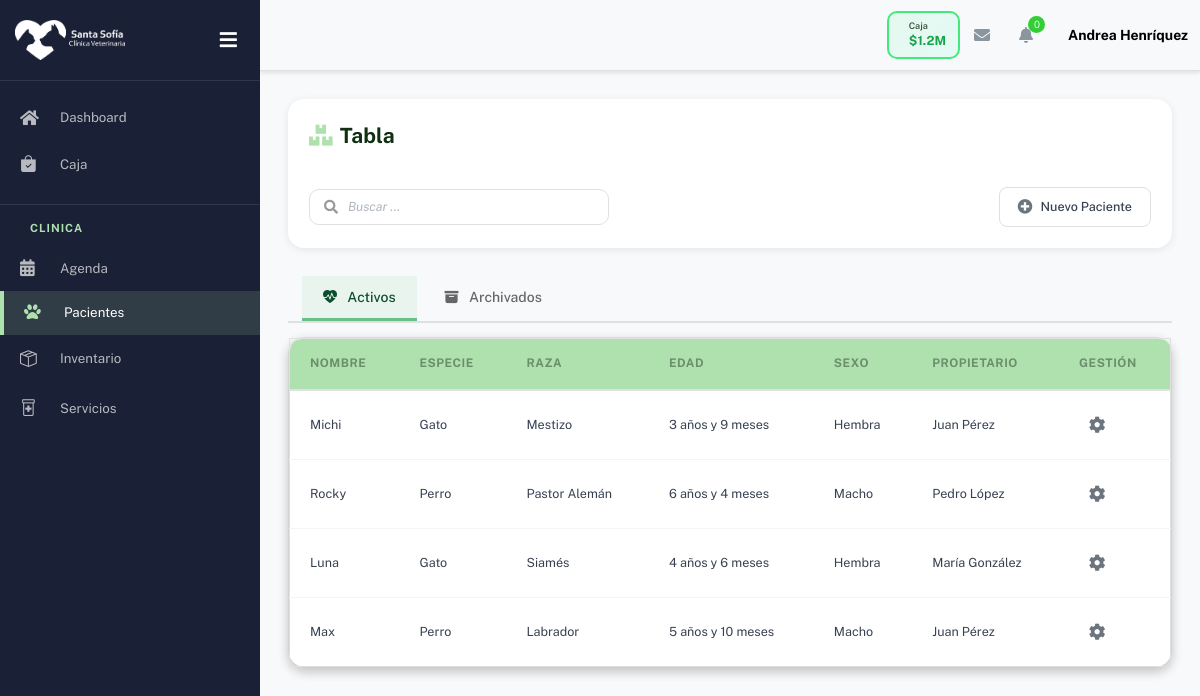
Page /pacientes/ (signed in) on the earlier database version.
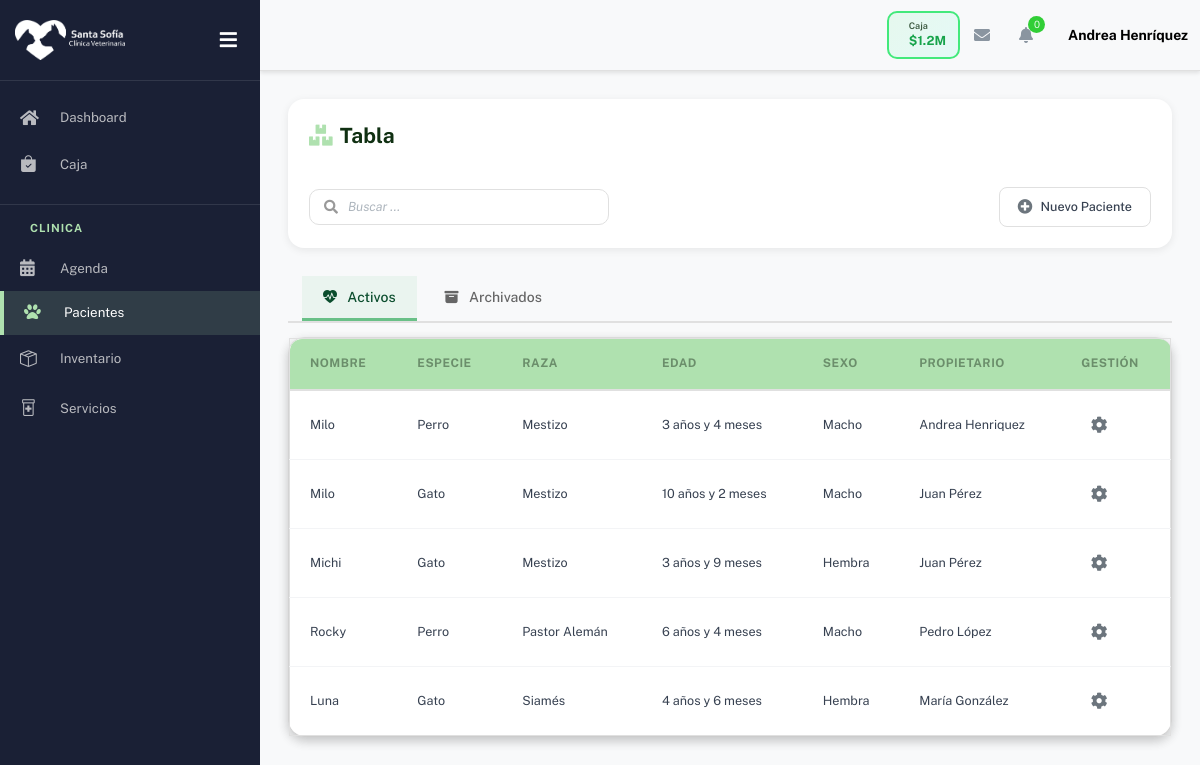
Same page on the later database version.
### cuentas/models.py (models this page shows, shortened)
class CustomUser(AbstractBaseUser, PermissionsMixin):
    ROLES = [
        ('administracion', 'Administración'),
        ('veterinario', 'Veterinario'),
        ('recepcion', 'Recepción'),
    ]
    rut = models.CharField(max_length=12, unique=True, verbose_name="RUT")
    username = models.CharField(max_length=20, unique=True, editable=False)
    nombre = models.CharField(max_length=50)
    apellido = models.CharField(max_length=50)
    correo = models.EmailField(unique=True)
    telefono = models.CharField(max_length=20, blank=True, null=True)
    direccion = models.CharField(max_length=255, blank=True, null=True)
    tipo_contrato = models.CharField(max_length=50, blank=True, null=True)
    rol = models.CharField(max_length=20, choices=ROLES, default='recepcion', verbose_name="Rol")
    is_staff = models.BooleanField(default=False)
    is_active = models.BooleanField(default=True)
    date_joined = models.DateTimeField(default=timezone.now)
    objects = CustomUserManager()
    USERNAME_FIELD = 'rut'
    REQUIRED_FIELDS = ['correo', 'nombre', 'apellido']
    def get_rol_display_custom(self):
        if self.is_staff and self.is_superuser:
            return 'Administración'
        return self.get_rol_display()

### pacientes/models.py (models this page shows, shortened)
class Paciente(models.Model):
    ESPECIE_CHOICES = [
        ('perro', 'Perro'),
        ('gato', 'Gato'),
        ('otro', 'Otro'),
    ]
    SEXO_CHOICES = [
        ('M', 'Macho'),
        ('H', 'Hembra'),
    ]
    nombre = models.CharField(max_length=100)
    especie = models.CharField(max_length=20, choices=ESPECIE_CHOICES)
    raza = models.CharField(max_length=100, blank=True, null=True)
    color = models.CharField(max_length=50, blank=True, null=True)
    sexo = models.CharField(max_length=1, choices=SEXO_CHOICES)
    fecha_nacimiento = models.DateField(blank=True, null=True)
    edad_anos = models.IntegerField(blank=True, null=True)
    edad_meses = models.IntegerField(blank=True, null=True)
    microchip = models.CharField(max_length=50, blank=True, null=True, unique=True)
    ultimo_peso = models.DecimalField(max_digits=6, decimal_places=2, blank=True, null=True)
    alergias = models.TextField(blank=True, null=True, help_text="Ej: alergia al pollo, penicilina")
    enfermedades_cronicas = models.TextField(blank=True, null=True, help_text="Ej: diabetes, artritis")
    medicamentos_actuales = models.TextField(blank=True, null=True, help_text="Medicamentos que está tomando actualmente")
    cirugia_previa = models.TextField(blank=True, null=True, help_text="Cirugías previas realizadas")
    propietario = models.ForeignKey(Propietario, on_delete=models.CASCADE, related_name='mascotas')
    activo = models.BooleanField(default=True)
    fecha_registro = models.DateTimeField(auto_now_add=True)
    class Meta:
        verbose_name = 'Paciente'
        verbose_name_plural = 'Pacientes'
        ordering = ['-fecha_registro']
    @property
    def edad_formateada(self):
        if self.fecha_nacimiento:
            hoy = date.today()
            delta = relativedelta(hoy, self.fecha_nacimiento)
            if delta.years > 0 and delta.months > 0:
                return f"{delta.years} año{'s' if delta.years != 1 else ''} y {delta.months} mes{'es' if delta.months != 1 else ''}"
            elif delta.years > 0:
                return f"{delta.years} año{'s' if delta.years != 1 else ''}"
            elif delta.months > 0:
                return f"{delta.months} mes{'es' if delta.months != 1 else ''}"
            else:
                return f"{delta.days} día{'s' if delta.days != 1 else ''}"
        elif self.edad_anos is not None:
            texto = f"{self.edad_anos} año{'s' if self.edad_anos != 1 else ''}"
            if self.edad_meses:
                texto += f" y {self.edad_meses} mes{'es' if self.edad_meses != 1 else ''}"
            return f"~{texto} (estimado)"
        return "No especificada"

class Propietario(models.Model):
    nombre = models.CharField(max_length=100)
    apellido = models.CharField(max_length=100)
    telefono = models.CharField(max_length=20, blank=True, null=True)
    email = models.EmailField(blank=True, null=True)
    direccion = models.TextField(blank=True, null=True)
    fecha_registro = models.DateTimeField(auto_now_add=True)
    class Meta:
        verbose_name = 'Propietario'
        verbose_name_plural = 'Propietarios'
        ordering = ['apellido', 'nombre']
    @property
    def nombre_completo(self):
        return f"{self.nombre} {self.apellido}"

### pacientes/views.py (the view)
# urls.py: path('', views.pacientes_view, name='pacientes'),
@login_required
def pacientes_view(request):
    estado = request.GET.get('estado', 'activos')
    if estado == 'archivados':
        pacientes = Paciente.objects.select_related('propietario').filter(activo=False).order_by('-fecha_registro')
    else:
        pacientes = Paciente.objects.select_related('propietario').filter(activo=True).order_by('-fecha_registro')
    context = {
        'pacientes': pacientes,
        'estado_actual': estado
    }
    return render(request, 'pacientes/pacientes.html', context)

### pacientes/templates/pacientes/pacientes.html (shortened to what this page needs)
{% extends "partials/base_table.html" %}
{% load static %}
{% block styles %}
<link rel="stylesheet" href="{% static 'css/base/tables_base.css' %}?v=4" type="text/css" media="all">
{% endblock %}
{% block table_buttons %}
<button type="button" onclick="abrirModalNuevoPaciente()">
    <i class="fas fa-plus-circle"></i> Nuevo Paciente
</button>
{% endblock %}
{% block table_tabs %}
<div class="tabs-estado" style="margin: 1rem 0; padding: 0 1rem;">
    <button type="button" class="tab-estado {% if estado_actual != 'archivados' %}active{% endif %}"
            onclick="cambiarEstadoPacientes('activos')">
        <i class="bi bi-heart-pulse-fill"></i> Activos
    </button>
    <button type="button" class="tab-estado {% if estado_actual == 'archivados' %}active{% endif %}"
            onclick="cambiarEstadoPacientes('archivados')">
        <i class="bi bi-archive-fill"></i> Archivados
    </button>
</div>
{% endblock %}
{% block table_columns %}
<th>Nombre</th>
<th>Especie</th>
<th>Raza</th>
<th>Edad</th>
<th>Sexo</th>
<th>Propietario</th>
<th>Gestión</th>
{% endblock %}
{% block table_rows %}
{% for paciente in pacientes %}
<tr data-especie="{{ paciente.especie|lower }}" data-sexo="{{ paciente.sexo|lower }}">
    <td>{{ paciente.nombre }}</td>
    <td>{{ paciente.get_especie_display|default:paciente.especie|capfirst }}</td>
    <td>{{ paciente.raza|default:"-" }}</td>
    <td>{{ paciente.edad_formateada }}</td>
    <td>{{ paciente.get_sexo_display|default:paciente.sexo|capfirst }}</td>
    <td>{{ paciente.propietario.nombre_completo|default:"-" }}</td>
    <td>
        <div class="manage-wheel">
            <button type="button" onclick="toggleWheel(this)">
                <i class="fas fa-cog"></i>
            </button>
        </div>
    </td>
</tr>
{% endfor %}
{% endblock %}

### templates/partials/base_table.html (shortened to what this page needs)
{% extends "partials/base.html" %}
{% load static %}
{% block content %}
<div class="table-page-content">
    <div class="container-fluid">
        <div class="table-header">
            <h4>
                {% block table_title %}
                <i class="fas fa-boxes"></i> Tabla
                {% endblock %}
            </h4>
            <div class="table-header-controls">
                <div class="search-bar">
                    <i class="fas fa-search text-muted"></i>
                    <input type="text" id="searchInput" placeholder="Buscar ...">
                </div>
            </div>
            <div class="table-actions">
                <div class="table-action-buttons">
                    {% block table_buttons %}{% endblock %}
                </div>
            </div>
        </div>
        {% block table_tabs %}
        {% endblock %}
        <div class="vet-table">
            <table id="vet-table" class="vet-table">
                <thead>
                    <tr>
                        {% block table_columns %}{% endblock %}
                    </tr>
                </thead>
                <tbody>
                    {% block table_rows %}{% endblock %}
                </tbody>
            </table>
        </div>
    </div>
</div>
{% endblock %}

### templates/partials/base.html (shortened to what this page needs)
{% load static %}
{% block base %}
<!DOCTYPE html>
<html lang="es">
<head>
    <link href="https://cdn.jsdelivr.net/npm/bootstrap@5.3.0/dist/css/bootstrap.min.css" rel="stylesheet">
    <link rel="stylesheet" href="https://cdnjs.cloudflare.com/ajax/libs/font-awesome/6.4.0/css/all.min.css">
    <link rel="stylesheet" href="{% static 'css/plugins.min.css' %}" />
    <link rel="stylesheet" href="{% static 'css/kaiadmin.min.css' %}" />
    <link rel="stylesheet" href="{% static 'css/dashboard_style.css' %}" />
    <link rel="stylesheet" href="https://cdn.jsdelivr.net/npm/bootstrap-icons@1.11.1/font/bootstrap-icons.css">
    <link rel="stylesheet" href="{% static 'css/base/vet-custom.css' %}">
    <link rel="stylesheet" href="{% static 'css/base/modals_base.css' %}">
    <link rel="stylesheet" href="{% static 'css/base/estilos_generales.css' %}">
    <link rel="stylesheet" href="{% static 'css/base/modal_responsive.css' %}">
    {% block styles %}{% endblock %}
</head>
<body>
    <div class="wrapper">
        {% include 'partials/sidebar.html' %}
        <div class="main-panel">
            {% include 'partials/topbar.html' %}
            <div class="container">
                <div class="page-inner">
                    {% block content %}{% endblock %}
                </div>
            </div>
        </div>
    </div>
</body>
</html>
{% endblock %}

### templates/partials/sidebar.html (shortened to what this page needs)
{% load static %}
<link rel="stylesheet" href="https://cdn.jsdelivr.net/npm/bootstrap-icons@1.13.1/font/bootstrap-icons.min.css">
<div class="vet-sidebar" id="vetSidebar">
    <div class="vet-sidebar-header">
        <a href="{% url 'dashboard:dashboard' %}" class="vet-sidebar-logo">
            <img src="{% static 'img/logo.png' %}" alt="VetSantaSofia" height="40" />
        </a>
        <div class="vet-sidebar-toggle-container">
            <button class="vet-toggle-btn" id="sidebarToggleBtn" onclick="toggleVetSidebar()">
                <i class="fas fa-bars"></i>
            </button>
        </div>
    </div>
    <div class="vet-sidebar-wrapper">
        <div class="vet-sidebar-content">
            <ul class="vet-nav-menu">
                <li class="vet-nav-item {% if request.resolver_match.namespace == 'dashboard' %}active{% endif %}">
                    <a href="{% url 'dashboard:dashboard' %}" class="vet-nav-link">
                        <i class="fas fa-home"></i>
                        <span>Dashboard</span>
                    </a>
                </li>
                <li class="vet-nav-item {% if request.resolver_match.namespace == 'caja' %}active{% endif %}">
                    <a href="{% url 'caja:cashregister' %}" class="vet-nav-link">
                        <i class="bi bi-bag-check-fill"></i>
                        <span>Caja</span>
                    </a>
                </li>
                <li class="vet-nav-section">
                    <h4 class="vet-nav-section-title">CLINICA</h4>
                </li>
                <li class="vet-nav-item {% if request.resolver_match.namespace == 'agenda' %}active{% endif %}">
                    <a href="{% url 'agenda:agenda' %}" class="vet-nav-link">
                        <i class="fas fa-calendar-alt"></i>
                        <span>Agenda</span>
                    </a>
                </li>
                <li class="vet-nav-item {% if request.resolver_match.namespace == 'pacientes' %}active{% endif %}">
                    <a href="{% url 'pacientes:pacientes' %}" class="vet-nav-link">
                        <i class="fas fa-paw"></i>
                        <span>Pacientes</span>
                    </a>
                </li>
                <li class="vet-nav-item {% if request.resolver_match.namespace == 'inventario' %}active{% endif %}">
                    <a href="{% url 'inventario:inventario' %}" class="vet-nav-link">
                        <i class="bi bi-box-seam"></i>
                        <span>Inventario</span>
                    </a>
                </li>
                <li class="vet-nav-item {% if request.resolver_match.namespace == 'servicios' %}active{% endif %}">
                    <a href="{% url 'servicios:servicios' %}" class="vet-nav-link">
                        <i class="bi bi-prescription2"></i>
                        <span>Servicios</span>
                    </a>
                </li>
            </ul>
        </div>
    </div>
</div>

### templates/partials/topbar.html (shortened to what this page needs)
{% load static %}
<div class="main-header">
    <nav class="navbar navbar-header navbar-header-transparent navbar-expand-lg border-bottom">
        <div class="container-fluid">
            <ul class="navbar-nav topbar-nav ms-md-auto align-items-center">
                <li class="nav-item topbar-icon d-flex d-lg-none">
                    <div class="cash-status-btn open cash-status-mobile" id="cashStatusBtnMobile" onclick="toggleCashRegister()">
                        <div class="status-info">
                            <h6 id="cashStatusLabelMobile">Caja</h6>
                            <div class="amount" id="cashAmountMobile">$1.2M</div>
                        </div>
                    </div>
                </li>
                <li class="nav-item topbar-icon dropdown hidden-caret">
                    <a class="nav-link dropdown-toggle" href="#" id="messageDropdown" role="button"
                        data-bs-toggle="dropdown" aria-haspopup="true" aria-expanded="false">
                        <i class="fa fa-envelope"></i>
                    </a>
                </li>
                <li class="nav-item topbar-icon dropdown hidden-caret">
                    <a class="nav-link dropdown-toggle" href="#" id="notifDropdown" role="button"
                        data-bs-toggle="dropdown" aria-haspopup="true" aria-expanded="false">
                        <i class="fa fa-bell"></i>
                        <span class="notification">0</span>
                    </a>
                </li>
                <li class="nav-item topbar-user dropdown hidden-caret">
                    <a class="dropdown-toggle profile-pic" data-bs-toggle="dropdown" href="#" aria-expanded="false">
                        <span class="profile-username">
                            <span class="fw-bold">{{ user.nombre }} {{ user.apellido }}</span>
                        </span>
                    </a>
                </li>
            </ul>
        </div>
    </nav>
</div>

Differences in the rows shown:
no longer on this page (row edited): Paciente: nombre "Max", especie "Perro", raza "Labrador", edad_formateada "5 años y 10 meses", sexo "Macho", propietario.nombre_completo "Juan Pérez"
added Paciente: nombre "Milo", especie "Perro", raza "Mestizo", edad_formateada "3 años y 4 meses", sexo "Macho", propietario.nombre_completo "Andrea Henriquez"
added Paciente: nombre "Milo", especie "Gato", raza "Mestizo", edad_formateada "10 años y 2 meses", sexo "Macho", propietario.nombre_completo "Juan Pérez"
